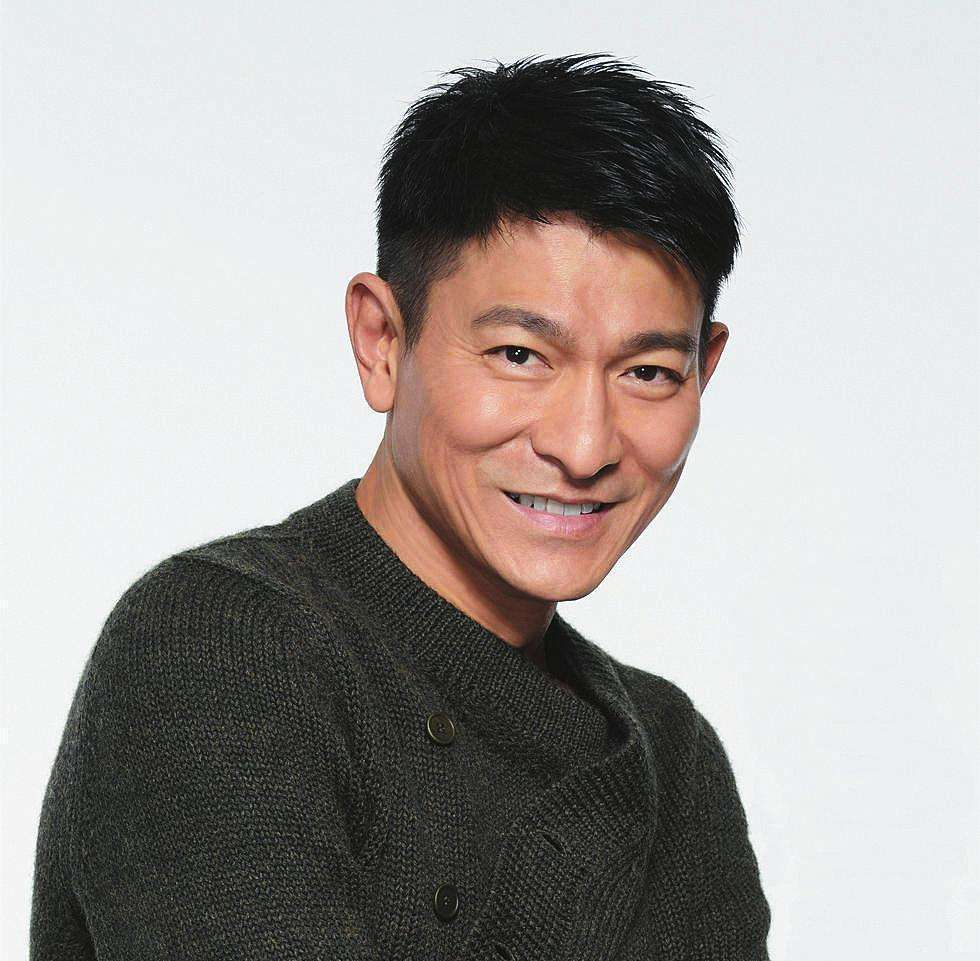
%> input picture lab5/刘德华-毛衣.jpg, 980 x 961 px
$ octave lab5_a2.m   (GNU Octave 9; MATLAB toolbox functions it lacks are replaced by stand-ins)
%> lines starting %> are read from the running program, lines starting %| are printed output that depends on the picture; in (x1, y1, x2, y2) boxes, pixels count from 0 and x2, y2 are one past the last pixel; in counts of white or black regions, pixels touching at a corner belong together; the program's own positions count from 1
### lab5/rgb2hsi.m
function hsi = rgb2hsi(rgb)
rgb=im2double(rgb);
r=rgb(:,:,1);
g=rgb(:,:,2);
b=rgb(:,:,3);
%Implement the conversion equations
num = 0.5*((r-g)+(r-b));
den = sqrt((r-g).^2+(r-b).*(g-b));
theta=acos(num./(den+eps));

H=theta;
H(b>g)=2*pi-H(b>g);
H=H/(2*pi);

num=min(min(r,g),b);
den = r+g+b;
den(den==0)=eps;
S=1-3.*num./den;
H(S==0)=0;
I=(r+g+b)/3;
%combin all three results into an hsi image
hsi = cat(3,H,S,I);

### lab5/hsi2rgb.m
%hsi2rgb源程序
function rgb=hsi2rgb(hsi)
% [12 lines of commented-out code are left out]
hsi=im2double(hsi);%把hsi转化为双精度浮点类型
H=hsi(:,:,1)*2*pi;
S=hsi(:,:,2);
I=hsi(:,:,3);

%执行变换方程
R=zeros(size(hsi,1),size(hsi,2));
G=zeros(size(hsi,1),size(hsi,2));
B=zeros(size(hsi,1),size(hsi,2));

%RG区(0<=H<2*pi/3)
idx=find((0<=H) & (H<2*pi/3));%寻找0<=H<2*pi/3
B(idx)=I(idx).*(1-S(idx));
R(idx)=I(idx).*(1+S(idx).*cos(H(idx))./cos(pi/3-H(idx)));
G(idx)=3*I(idx)-(R(idx)+B(idx));

%BG区(2*pi/3<=H<4*pi/3)
idx=find((2*pi/3<=H) & (H<4*pi/3));%寻找2*pi/3<=H<4*pi/3
R(idx)=I(idx).*(1-S(idx));
G(idx)=I(idx).*(1+S(idx).*cos(H(idx)-2*pi/3)./cos(pi-H(idx)));
B(idx)=3*I(idx)-(R(idx)+G(idx));

%BR区(4*pi/3<=H<=2*pi)
idx=find((4*pi/3<=H) & (H<=2*pi));%寻找4*pi/3<=H<=2*pi
G(idx)=I(idx).*(1-S(idx));
B(idx)=I(idx).*(1+S(idx).*cos(H(idx)-4*pi/3)./cos(5*pi/3-H(idx)));
R(idx)=3*I(idx)-(G(idx)+B(idx));

%将3个分量联合成为一个RGB图像
rgb=cat(3,R,G,B);
rgb=max(min(rgb,1),0);

### lab5/lab5_a2.m
%对图像进行彩色分层操作，尽量保持面部区域色彩不变，其他区域置灰，进行显示
%对图像进行彩色直方图均衡化处理，显示均衡化前、后图像

imag=imread('刘德华-毛衣.jpg');
%> imag is the input picture: size 961x980x3 uint8; mean R, G, B 166.1, 162.4, 159.8
%图像分层
R=double(imag(:,:,1));
G=double(imag(:,:,2));
B=double(imag(:,:,3));
[m,n]=size(R);
%> m = 961; n = 980
face=imag(260:300,490:650,:);%选定面部区域
rmin=min(min(face(:,:,1)));rmax=max(max(face(:,:,1)));%求所需区域的rgb范围
%> after `rmin=min(min(face(:,:,1)))`: rmin = 154
%> after `rmax=max(max(face(:,:,1)))`: rmax = 255
gmin=min(min(face(:,:,2)));gmax=max(max(face(:,:,2)));
%> after `gmin=min(min(face(:,:,2)))`: gmin = 105
%> after `gmax=max(max(face(:,:,2)))`: gmax = 218
bmin=min(min(face(:,:,3)));bmax=max(max(face(:,:,3)));
%> after `bmin=min(min(face(:,:,3)))`: bmin = 75
%> after `bmax=max(max(face(:,:,3)))`: bmax = 195
a=R>rmin&R<rmax;b=G>gmin&G<gmax;c=B>bmin&B<bmax;
%> after `a=R>rmin&R<rmax`:
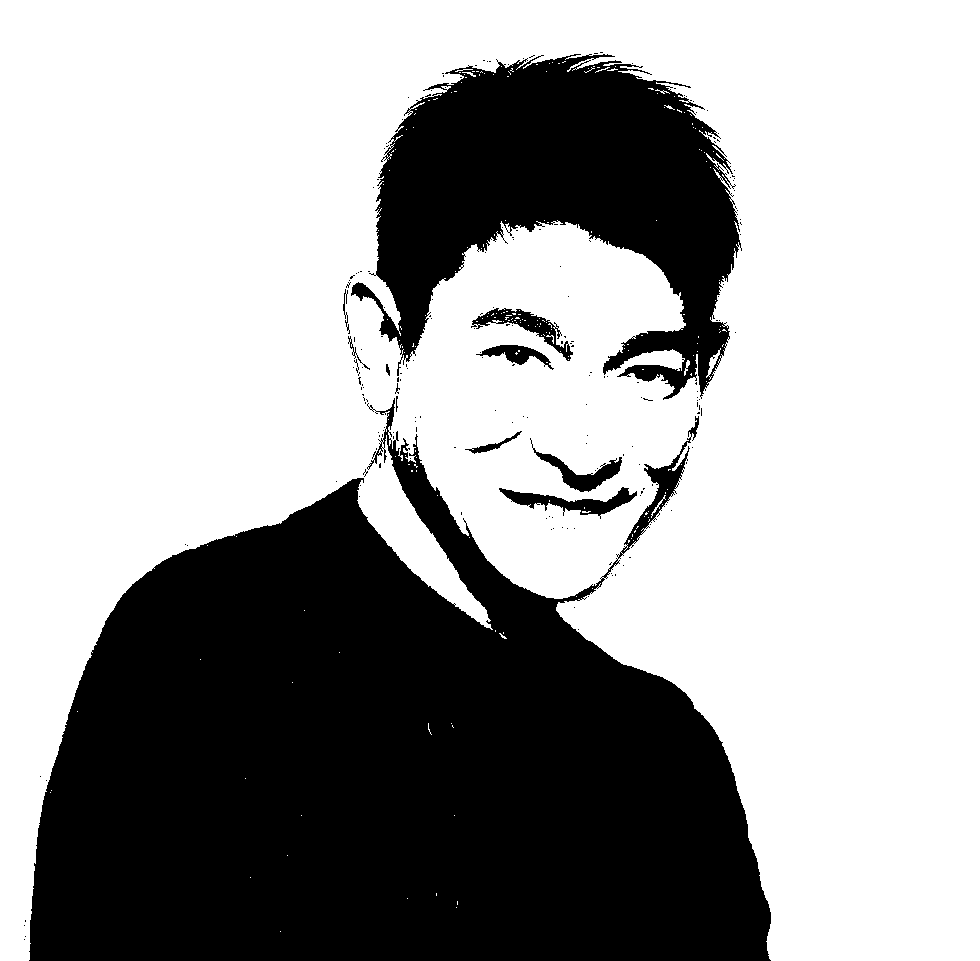
%> a: size 961x980 logical; 64.3% white; 199 black regions (186 under 20 px), largest, box (x1, y1, x2, y2) and area: (29, 398, 771, 961) 261876, (351, 54, 742, 400) 68824, (499, 487, 637, 519) 1505
%> after `b=G>gmin&G<gmax`: b: size 961x980 logical; 9.9% white; 2284 white regions (2233 under 20 px), largest, box (x1, y1, x2, y2) and area: (345, 220, 705, 631) 84491, (37, 601, 121, 837) 743, (168, 528, 252, 558) 295
%> after `c=B>bmin&B<bmax`: c: size 961x980 logical; 12.2% white; 6941 white regions (6887 under 20 px), largest, box (x1, y1, x2, y2) and area: (29, 219, 729, 961) 95055, (549, 606, 666, 681) 337, (667, 680, 736, 785) 323
k=logical(-double(a&b&c)+1);%将图像需要的颜色置1，其他置0
%> k: size 961x980 logical; 91.1% white; 912 black regions (905 under 20 px), largest, box (x1, y1, x2, y2) and area: (345, 220, 702, 599) 75176, (357, 435, 493, 630) 6463, (651, 499, 663, 518) 41
R(k)=205;G(k)=205;B(k)=205;%其他区域设置为灰色
imag2=imag;
imag2(:,:,1)=R;imag2(:,:,2)=G;imag2(:,:,3)=B;%合成新图像
imshow(imag2),title('分割后的图像');

%均衡化
hsi=rgb2hsi(imag);%转换为hsi
%> in rgb2hsi, `den(den==0)=eps;`: den: size 961x980 double; min 2.22e-16, max 3, mean 1.91
%> in rgb2hsi, `H(S==0)=0;`: H: size 961x980 double; min 0, max 0.998, mean 0.376
i=hsi(:,:,3);
i2=histeq(i,256);%对I分量进行均衡化
hsi(:,:,3)=i2;
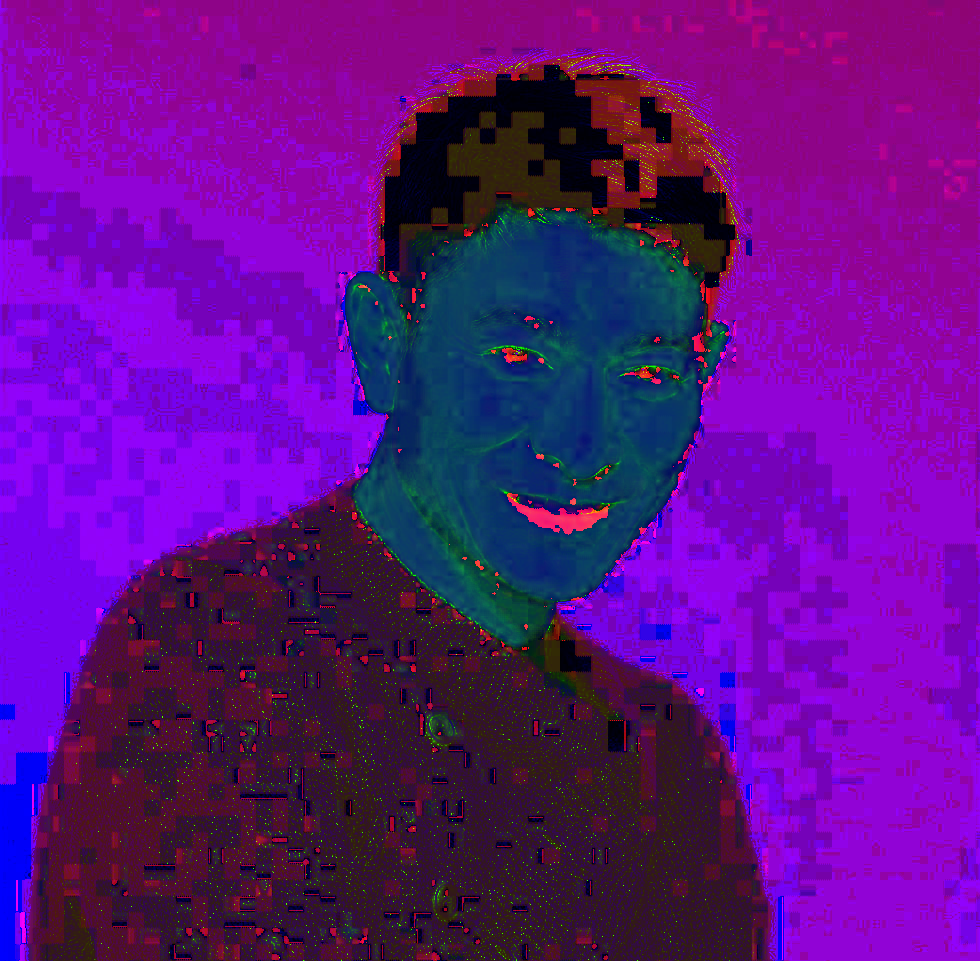
%> hsi: size 961x980x3 double; mean R, G, B 0.376, 0.0616, 0.516
rgb=hsi2rgb(hsi);
%> in hsi2rgb, `idx=find((0<=H) & (H<2*pi/3));`: idx = 397412 values from 705 to 783149
%> in hsi2rgb, `R(idx)=I(idx).*(1+S(idx).*cos(H(idx))./cos(pi/3-H(idx)));`:
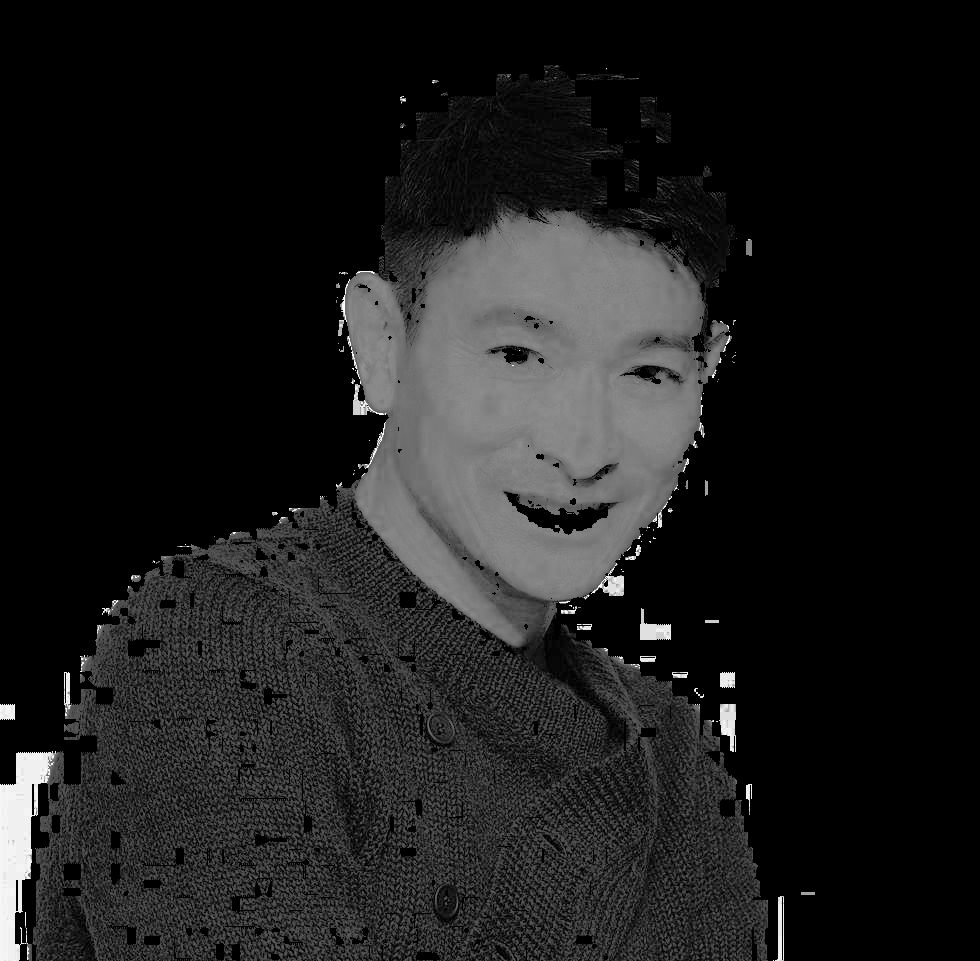
%> R: size 961x980 double; min 0, max 1.03, mean 0.118; drawn with min black and max white
%> in hsi2rgb, `idx=find((2*pi/3<=H) & (H<4*pi/3));`: idx = 530553 values from 1 to 941780
%> in hsi2rgb, `idx=find((4*pi/3<=H) & (H<=2*pi));`: idx = 13815 values from 16257 to 940947
%> in hsi2rgb, `G(idx)=I(idx).*(1-S(idx));`: G: size 961x980 double; min 0, max 1.03, mean 0.515
%> in hsi2rgb, `B(idx)=I(idx).*(1+S(idx).*cos(H(idx)-4*pi/3)./cos(5*pi/3-H(idx)));`: B: size 961x980 double; min 0, max 1.03, mean 0.507
%> in hsi2rgb, `R(idx)=3*I(idx)-(G(idx)+B(idx));`: R: size 961x980 double; min 0, max 1.03, mean 0.524
%> in hsi2rgb, `rgb=cat(3,R,G,B);`:
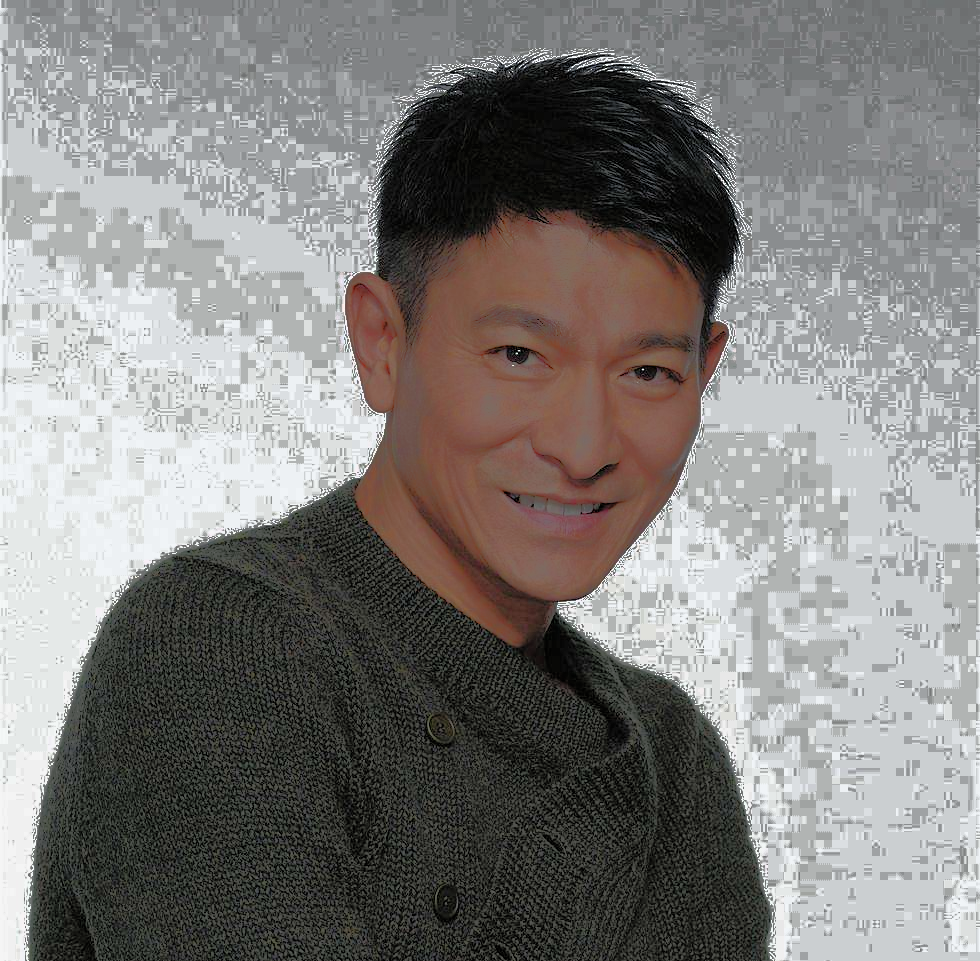
%> rgb: size 961x980x3 double; mean R, G, B 0.524, 0.515, 0.507; drawn with min black and max white
figure;imshow(rgb);title('均衡化后的图像');
